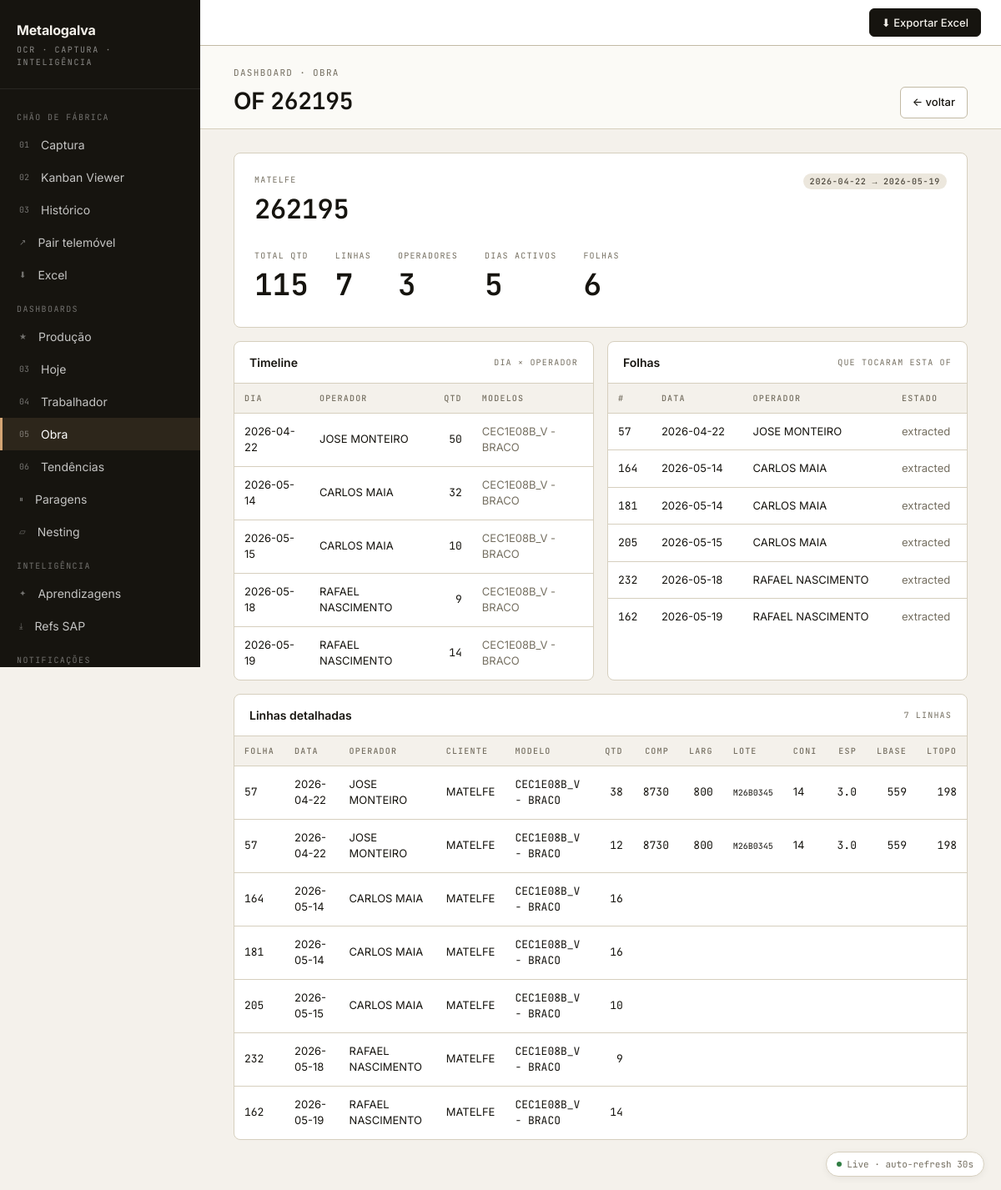
Screenshot of /dashboard/jobs/262195 with the database file from the repository.
### tables this page shows
CREATE TABLE production_rows (
    id INTEGER PRIMARY KEY AUTOINCREMENT,
    sheet_id INTEGER NOT NULL REFERENCES sheets(id) ON DELETE CASCADE,
    row_index INTEGER NOT NULL,
    -- denormalised from sheet header / footer
    operador TEXT,
    sheet_date TEXT,                  -- DD-MM-YYYY as captured (kept as text; query via substr/julianday)
    sheet_iso_date TEXT,              -- YYYY-MM-DD for SQL date() comparisons
    captured_at TIMESTAMP,
    validated_at TIMESTAMP,
    sheet_status TEXT,
    sheet_hours REAL,                 -- footer.horas_trabalhadas as decimal hours
    sheet_total_qty INTEGER,          -- sum(qtd) of the sheet (for ratios)
    -- row data
    pri TEXT,
    cliente TEXT,
    ov TEXT,
    of TEXT,
    modelo TEXT,
    qtd INTEGER,
    comp_mm INTEGER,
    larg_mm INTEGER,
    lote TEXT,
    coni TEXT,
    esp REAL,
    lbase INTEGER,
    ltopo INTEGER, m2 REAL, nesting TEXT, qtd_metros REAL, cesta_n TEXT, inicio TEXT, fim TEXT,
    UNIQUE (sheet_id, row_index)
);

### backend/app/web/main.py (the view)
@app.get("/dashboard/jobs/{of_number:path}", response_class=HTMLResponse)
def dashboard_job_detail(request: Request, of_number: str) -> Response:
    detail = kpis.job_detail(of_number)
    return templates.TemplateResponse(
        request,
        "dashboard_job_detail.html",
        {"detail": detail, "active_tab": "jobs"},
    )

### backend/app/web/templates/dashboard_job_detail.html (shortened to what this page needs)
{% extends "base.html" %}
{% set live = true %}
{% block content %}
<div class="page-h">
  <div>
    <div class="page-eyebrow">Dashboard · Obra</div>
    <h1 class="page-title">OF <span class="mono">{{ detail.of }}</span></h1>
  </div>
  <a href="/dashboard/jobs" class="btn">← voltar</a>
</div>
<div id="dash-data" class="page-content"
     hx-get="{{ request.url }}"
     hx-trigger="every 30s"
     hx-select="#dash-data"
     hx-swap="outerHTML">
  {% set total_qty = (detail.rows | rejectattr('qtd', 'none') | sum(attribute='qtd')) %}
  {% set distinct_ops = detail.timeline | map(attribute='operador') | unique | list | length %}
  {% set distinct_days = detail.timeline | map(attribute='day') | unique | list | length %}
  {% set first_day = detail.sheets[0].sheet_iso_date if detail.sheets else '—' %}
  {% set last_day = detail.sheets[-1].sheet_iso_date if detail.sheets else '—' %}
  {% set first_cliente = detail.rows[0].cliente if detail.rows else '' %}
  <div class="card" style="padding:24px; margin-bottom:16px;">
    <div style="display:flex; justify-content:space-between; align-items:flex-start; gap:12px; flex-wrap:wrap;">
      <div>
        <div class="lbl">{{ first_cliente or '—' }}</div>
        <div style="font-size:32px; font-weight:600; letter-spacing:-0.01em; margin-top:4px;" class="mono">{{ detail.of }}</div>
      </div>
      {% if first_day != last_day %}
      <span class="pill neutral">{{ first_day }} → {{ last_day }}</span>
      {% else %}
      <span class="pill neutral">{{ first_day }}</span>
      {% endif %}
    </div>
    <div style="display:flex; gap:32px; margin-top:24px; flex-wrap:wrap;">
      <div>
        <div class="lbl">Total qtd</div>
        <div class="mono" style="font-size:36px; font-weight:600;">{{ total_qty }}</div>
      </div>
      <div>
        <div class="lbl">Linhas</div>
        <div class="mono" style="font-size:36px; font-weight:600;">{{ detail.rows | length }}</div>
      </div>
      <div>
        <div class="lbl">Operadores</div>
        <div class="mono" style="font-size:36px; font-weight:600;">{{ distinct_ops }}</div>
      </div>
      <div>
        <div class="lbl">Dias activos</div>
        <div class="mono" style="font-size:36px; font-weight:600;">{{ distinct_days }}</div>
      </div>
      <div>
        <div class="lbl">Folhas</div>
        <div class="mono" style="font-size:36px; font-weight:600;">{{ detail.sheets | length }}</div>
      </div>
    </div>
  </div>
  <div style="display:grid; grid-template-columns:1fr 1fr; gap:16px; margin-bottom:16px;" class="d-grid">
    <div class="card">
      <div class="card-h"><div class="card-h-title">Timeline</div><div class="card-h-sub">Dia × Operador</div></div>
      {% if detail.timeline %}
      <table class="tbl">
        <thead><tr><th>Dia</th><th>Operador</th><th style="text-align:right;">Qtd</th><th>Modelos</th></tr></thead>
        <tbody>
        {% for r in detail.timeline %}
        <tr>
          <td>{{ r.day }}</td>
          <td><a href="/dashboard/workers/{{ r.operador|urlencode }}">{{ r.operador }}</a></td>
          <td class="mono" style="text-align:right;">{{ r.qty }}</td>
          <td class="muted tiny">{{ r.modelos }}</td>
        </tr>
        {% endfor %}
        </tbody>
      </table>
      {% else %}<div class="card-b muted">Sem dados.</div>{% endif %}
    </div>
    <div class="card">
      <div class="card-h"><div class="card-h-title">Folhas</div><div class="card-h-sub">Que tocaram esta OF</div></div>
      {% if detail.sheets %}
      <table class="tbl">
        <thead><tr><th>#</th><th>Data</th><th>Operador</th><th>Estado</th></tr></thead>
        <tbody>
        {% for r in detail.sheets %}
        <tr>
          <td class="mono"><a href="/sheet/{{ r.sheet_id }}">{{ r.sheet_id }}</a></td>
          <td>{{ r.sheet_iso_date }}</td>
          <td>{{ r.operador }}</td>
          <td class="muted tiny">{{ r.sheet_status }}</td>
        </tr>
        {% endfor %}
        </tbody>
      </table>
      {% else %}<div class="card-b muted">Sem folhas.</div>{% endif %}
    </div>
  </div>
  <div class="card">
    <div class="card-h">
      <div class="card-h-title">Linhas detalhadas</div>
      <div class="card-h-sub">{{ detail.rows|length }} linhas</div>
    </div>
    {% if detail.rows %}
    <div class="scroll-x">
      <table class="tbl" style="font-size:11px;">
        <thead><tr><th>Folha</th><th>Data</th><th>Operador</th><th>Cliente</th><th>Modelo</th><th style="text-align:right;">Qtd</th><th style="text-align:right;">Comp</th><th style="text-align:right;">Larg</th><th>Lote</th><th>Coni</th><th style="text-align:right;">Esp</th><th style="text-align:right;">Lbase</th><th style="text-align:right;">Ltopo</th></tr></thead>
        <tbody>
        {% for r in detail.rows %}
        <tr>
          <td class="mono"><a href="/sheet/{{ r.sheet_id }}">{{ r.sheet_id }}</a></td>
          <td>{{ r.sheet_iso_date }}</td>
          <td>{{ r.operador }}</td>
          <td>{{ r.cliente }}</td>
          <td class="mono">{{ r.modelo }}</td>
          <td class="mono" style="text-align:right;">{{ r.qtd or '' }}</td>
          <td class="mono" style="text-align:right;">{{ r.comp_mm or '' }}</td>
          <td class="mono" style="text-align:right;">{{ r.larg_mm or '' }}</td>
          <td class="mono" style="font-size:10px;">{{ r.lote or '' }}</td>
          <td>{{ r.coni or '' }}</td>
          <td class="mono" style="text-align:right;">{{ r.esp or '' }}</td>
          <td class="mono" style="text-align:right;">{{ r.lbase or '' }}</td>
          <td class="mono" style="text-align:right;">{{ r.ltopo or '' }}</td>
        </tr>
        {% endfor %}
        </tbody>
      </table>
    </div>
    {% endif %}
  </div>
</div>
{% endblock %}

### backend/app/web/static/design.css (style rules this page uses)
:root { --paper: #F4F1EB; --paper-2: #ECE7DD; --paper-3: #E2DCCE; --ink: #16140F; --ink-2: #2A271F; --ink-3: #4A453A; --ink-4: #756F61; --ink-5: #9B9587; --rule: #D6CFBE; --rule-2: #C2BAA5; --surface: #FBFAF6; --surface-2: #FFFFFF; --accent: #D4A574; --accent-ink: #8A5F2D; --accent-soft: #F0E2C9; --ok: #2F7D43; --ok-soft: #DDEBD8; --warn: #B8841C; --warn-soft: #F5E7C2; --crit: #B53024; --crit-soft: #F4D7D2; --info: #2D5B8A; --info-soft: #D5E2EE; --font-sans: 'Inter', system-ui, -apple-system, sans-serif; --font-mono: 'JetBrains Mono', ui-monospace, monospace; --font-hand: 'Caveat', cursive; }
* { box-sizing: border-box; }
html, body { margin: 0; padding: 0; }
body { font-family: var(--font-sans); background: var(--paper); color: var(--ink); font-size: 15px; line-height: 1.5; -webkit-font-smoothing: antialiased; -moz-osx-font-smoothing: grayscale; }
a { color: inherit; text-decoration: none; }
.mono { font-family: var(--font-mono); font-feature-settings: 'tnum'; }
.muted { color: var(--ink-4); }
.tiny { font-size: 11px; }
.lbl { font-family: var(--font-mono); font-size: 10px; text-transform: uppercase; letter-spacing: 0.12em; color: var(--ink-4); }
.scroll-x { overflow-x: auto; }
.page-h { padding: 24px 40px 12px; border-bottom: 1px solid var(--rule); background: var(--surface); display: flex; align-items: flex-end; justify-content: space-between; gap: 16px; flex-wrap: wrap; }
.page-eyebrow { font-family: var(--font-mono); font-size: 11px; letter-spacing: 0.12em; text-transform: uppercase; color: var(--ink-4); margin-bottom: 4px; }
.page-title { font-size: 28px; font-weight: 600; letter-spacing: -0.01em; margin: 0; }
.page-content { padding: 28px 40px 60px; }
.btn { display: inline-flex; align-items: center; gap: 8px; padding: 8px 14px; border: 1px solid var(--rule-2); background: var(--surface-2); border-radius: 6px; font-size: 13px; font-weight: 500; color: var(--ink); cursor: pointer; transition: all .12s; text-decoration: none; }
.pill { display: inline-flex; align-items: center; gap: 4px; padding: 2px 8px; border-radius: 999px; font-family: var(--font-mono); font-size: 10px; letter-spacing: 0.08em; text-transform: uppercase; font-weight: 500; }
.pill.neutral { background: var(--paper-2); color: var(--ink-3); }
.card { background: var(--surface-2); border: 1px solid var(--rule); border-radius: 8px; }
.card-h { padding: 14px 18px; border-bottom: 1px solid var(--rule); display: flex; align-items: center; justify-content: space-between; gap: 12px; }
.card-h-title { font-weight: 600; font-size: 14px; }
.card-h-sub { font-family: var(--font-mono); font-size: 10px; color: var(--ink-4); letter-spacing: 0.12em; text-transform: uppercase; }
.tbl { width: 100%; border-collapse: collapse; }
.tbl th { text-align: left; padding: 10px 12px; font-family: var(--font-mono); font-size: 10px; letter-spacing: 0.12em; text-transform: uppercase; color: var(--ink-4); font-weight: 500; border-bottom: 1px solid var(--rule); background: var(--paper); }
.tbl td { padding: 12px; border-bottom: 1px solid var(--rule); font-size: 13px; vertical-align: middle; }
.tbl tr:last-child td { border-bottom: none; }

### rows the page displays
production_rows: cliente "MATELFE", sheet_id "57", sheet_iso_date "2026-04-22", operador "JOSE MONTEIRO", modelo "CEC1E08B_V - BRACO", qtd "38", comp_mm "8730", larg_mm "800", lote "M26B0345", coni "14", esp "3.0", lbase "559", ltopo "198"
production_rows: day "2026-05-15", operador "CARLOS MAIA", qty "10", modelos "CEC1E08B_V - BRACO", sheet_id "205", sheet_iso_date "2026-05-15", sheet_status "extracted", cliente "MATELFE", modelo "CEC1E08B_V - BRACO", qtd "10"
production_rows: day "2026-05-18", operador "RAFAEL NASCIMENTO", qty "9", modelos "CEC1E08B_V - BRACO", sheet_id "232", sheet_iso_date "2026-05-18", sheet_status "extracted", cliente "MATELFE", modelo "CEC1E08B_V - BRACO", qtd "9"
production_rows: day "2026-05-19", operador "RAFAEL NASCIMENTO", qty "14", modelos "CEC1E08B_V - BRACO", sheet_id "162", sheet_iso_date "2026-05-19", sheet_status "extracted", cliente "MATELFE", modelo "CEC1E08B_V - BRACO", qtd "14"
production_rows: sheet_id "164", sheet_iso_date "2026-05-14", operador "CARLOS MAIA", sheet_status "extracted", cliente "MATELFE", modelo "CEC1E08B_V - BRACO", qtd "16"
production_rows: sheet_id "181", sheet_iso_date "2026-05-14", operador "CARLOS MAIA", sheet_status "extracted", cliente "MATELFE", modelo "CEC1E08B_V - BRACO", qtd "16"
production_rows: sheet_id "57", sheet_iso_date "2026-04-22", operador "JOSE MONTEIRO", cliente "MATELFE", modelo "CEC1E08B_V - BRACO", qtd "12", comp_mm "8730", larg_mm "800", lote "M26B0345", coni "14", esp "3.0", lbase "559", ltopo "198"

### other values shown
{{ detail.of }} "262195"
{{ first_day }} "2026-04-22"
{{ last_day }} "2026-05-19"
{{ total_qty }} "115"
{{ detail.rows | length }} "7"
{{ distinct_ops }} "3"
{{ distinct_days }} "5"
{{ detail.sheets | length }} "6"
{{ r.day }} "2026-04-22" "2026-05-14"
{{ r.operador }} "JOSE MONTEIRO" "CARLOS MAIA"
{{ r.qty }} "50" "32"
{{ r.modelos }} "CEC1E08B_V - BRACO" "CEC1E08B_V - BRACO"
{{ r.sheet_id }} "57"
{{ r.sheet_iso_date }} "2026-04-22"
{{ r.operador }} "JOSE MONTEIRO"
